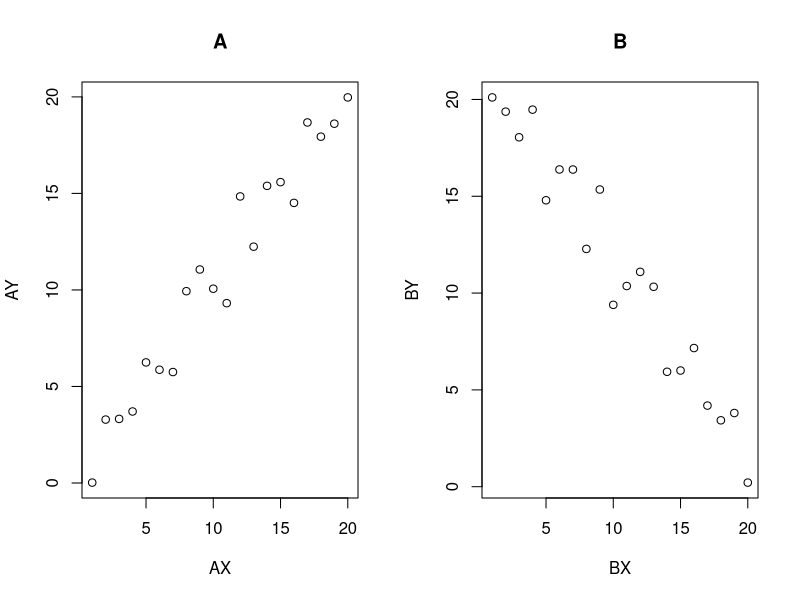

The R source for this figure: (Note: this script raises an error after producing the figure.)
fakecor = read.delim("scatterplots.txt")
attach(fakecor)	

# Figure 1

png(file = "ch6.figure1.png", height = 900, width = 1800, units = "px",
    res = 200)

par(mfrow = c(1, 2))		
plot(AX, AY, main = "A")		
plot(BX, BY, main = "B")		
par(mfrow = c(1, 1))

dev.off()

# Figure 2

png(file = "ch6.figure2.png", height = 900, width = 1200, units = "px",
    res = 200)

plot(fd[,2:5])

dev.off()

# Figure 3
fd = read.delim("freqdur.txt")

png(file = "ch6.figure3.png", height = 900, width = 1200, units = "px",
    res = 200)

qqnorm(fd$Freq)
qqline(fd$Freq)

dev.off()

# Figure 4
png(file = "ch6.figure4.png", height = 900, width = 1200, units = "px",
    res = 200)

fd$LogFreq = log(fd$Freq)
qqnorm(fd$LogFreq)
qqline(fd$LogFreq)

dev.off()

# Figure 5
png(file = "ch6.figure5.png", height = 900, width = 1200, units = "px",
    res = 200)

plot(fd$LogFreq, fd$Dur, xlab = "Log Frequency", ylab = "Duration (ms)")

dev.off()

# Figure 6
fakecor = read.delim("scatterplots.txt")	# 將資料讀取為fakecor變數

png(file = "ch6.figure6.png", height = 900, width = 1800, units = "px",
    res = 200)

par(mfrow = c(1, 3))

plotCor = function(x, y, title) {
  plot(x, y, main = paste(title, "r =", round(cor(x, y), 3)))
}

plotCor(fakecor$FX, fakecor$FY, "F;")
plotCor(fakecor$GX, fakecor$GY, "G;")
plotCor(fakecor$HX, fakecor$HY, "H;")

par(mfrow = c(1, 3))

dev.off()

# Figure 7

png(file = "ch6.figure7.png", height = 900, width = 1200, units = "px",
    res = 200)

plotCor(fakecor$IX, fakecor$IY, "I;")

dev.off()

# Figure 8

png(file = "ch6.figure8.png", height = 900, width = 1200, units = "px",
    res = 200)

plotCor(fakecor$EX, fakecor$EY, "E;")

dev.off()

# Figure 9
png(file = "ch6.figure9.png", height = 900, width = 1200, units = "px",
    res = 200)

plot(AX, AY)
regress.line = lm(AY ~ AX)
abline(regress.line)		

dev.off()

# Figure 10
library(ggplot2)

ggplot(fakecor, aes(x = AX, y = AY)) + 
  geom_point() + 
  geom_smooth(method = "lm", se = 0) +
  theme_bw()	

ggsave(filename = "ch6.figure10.png", height = 900, width = 1200, units = "px",
       dpi = 200)

# Figure 11
png(file = "ch6.figure11.png", height = 900, width = 1200, units = "px",
    res = 200)

plot(fd$LogFreq, fd$Dur, xlab = "Log Frequency", ylab = "Duration(ms)")
abline(lm(Dur ~ LogFreq, data = fd))

dev.off()

# Figure 12
png(file = "ch6.figure12.png", height = 900, width = 1200, units = "px",
    res = 200)

plot(AX, AY)	
abline(lm(AY ~ AX), lwd = 2, lty = 1)	
lines(AX, AY, lty = 2)

dev.off()

# Figure 13

regdat = read.delim("regex.txt")
regdat.lm = lm(y ~ x, data = regdat)

png(file = "ch6.figure13.png", height = 900, width = 1200, units = "px",
    res = 200)

plot(regdat$x, regdat$y, xlab = "x", ylab = "y")
abline(regdat.lm)

dev.off()